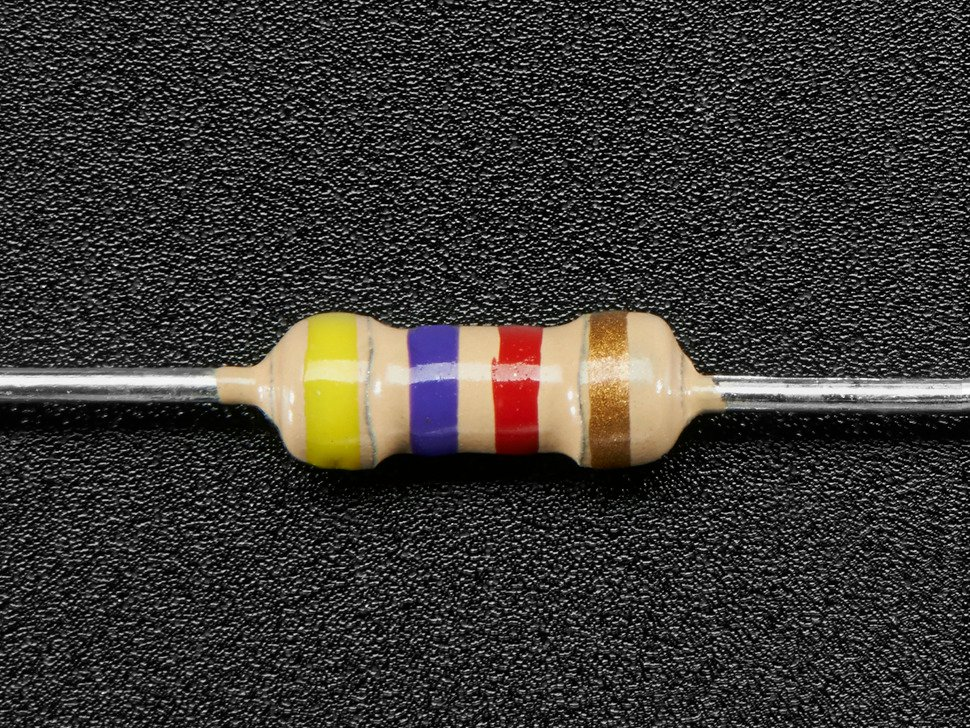
#> input picture res3.jpg, 970 x 728 px
$ jupyter execute --allow-errors 'Resistor Classifier v3 - SVM Color Classifier.ipynb'   (shell and % lines are left out)
#> lines starting #> are read from the running program, lines starting #| are printed output that depends on the picture
## Setup

[cell 1]
import cv2
import numpy as np
from matplotlib import pyplot as plt
import math

## Preprocessing

[cell 2]
img = cv2.imread("res3.jpg")
#> img is the input picture: shape (728, 970, 3); mean B, G, R 52.3, 55.6, 58.4
print(img.shape)
#| (728, 970, 3)

plt.figure(0)
plt.imshow(cv2.cvtColor(img, cv2.COLOR_BGR2RGB))

[cell 3]
# Grayscale
gray = cv2.imread("res.jpg", cv2.IMREAD_GRAYSCALE)
plt.figure(0)
#> (the rest of this cell did not finish here and is left out)

[cell 4]
# Mask
kernel = np.ones((5,5), np.uint8)
#> (the rest of this cell did not finish here and is left out)

#> (a cell that did not finish here is left out)

# Color Identification

## SVM Color Prediction

[cell 6]
from sklearn import svm

[cell 7]
colors = [([255, 0, 0], 'red'), ([255, 64, 0], 'red'), ([255, 0, 64], 'red'), ([210, 45, 45], 'red'), ([255, 102, 102], 'red'), ([250, 114, 144], 'red'), ([246, 91, 103], 'red'), ([246, 40, 103], 'red'), ([182, 14, 17], 'red'), ([164, 35, 3], 'red'),
          ([255, 128, 0], 'orange'), ([250, 100, 0], 'orange'), ([245, 142, 35], 'orange'), ([245, 105, 35], 'orange'), ([245, 144, 35], 'orange'), ([224, 98, 29], 'orange'), ([212, 126, 68], 'orange'), ([217, 116, 57], 'orange'), ([220, 104, 42], 'orange'), ([223, 96, 29], 'orange'), ([226, 93, 23], 'orange'), ([224, 94, 23], 'orange'), ([224, 99, 30], 'orange'), ([223, 101, 33], 'orange'), ([221, 110, 44], 'orange'), ([215, 121, 57], 'orange'),
          ([255, 255, 0], 'yellow'), ([250, 250, 0], 'yellow'), ([250, 254, 144], 'yellow'), ([250, 254, 98], 'yellow'), ([216, 196, 104], 'yellow'), ([216, 198, 93], 'yellow'), ([216, 202, 76], 'yellow'), ([215, 203, 61], 'yellow'), ([217, 206, 66], 'yellow'), ([219, 210, 64], 'yellow'), ([220, 213, 73], 'yellow'), ([223, 215, 72], 'yellow'),
          ([0, 255, 0], 'green'), ([128, 255, 0], 'green'), ([64, 255, 0], 'green'), ([0, 255, 64], 'green'), ([0, 255, 128], 'green'), ([0, 102, 0], 'green'), ([130, 254, 98], 'green'), ([64, 254, 98], 'green'), ([64, 201, 98], 'green'), ([64, 201, 42], 'green'), ([119, 141, 47], 'green'), ([152, 146, 66], 'green'), ([89, 139, 35], 'green'), ([70, 140, 31], 'green'), ([63, 141, 30], 'green'), ([76, 149, 35], 'green'),
          ([0, 0, 255], 'blue'), ([0, 255, 255], 'blue'), ([0, 191, 255], 'blue'), ([0, 128, 255], 'blue'), ([0, 64, 255], 'blue'), ([64, 0, 255], 'blue'), ([75, 96, 116], 'blue'), ([53, 87, 120], 'blue'), ([35, 81, 124], 'blue'), ([36, 80, 126], 'blue'), ([35, 81, 126], 'blue'), ([41, 87, 130], 'blue'), ([43, 90, 131], 'blue'), ([37, 85, 128], 'blue'),
          ([191, 0, 255], 'violet'), ([255, 0, 255], 'violet'), ([255, 0, 191], 'violet'), ([77, 0, 57], 'violet'), ([250, 114, 185], 'violet'), ([250, 114, 234], 'violet'), ([250, 143, 234], 'violet'), ([182, 76, 127], 'violet'),
          ([153, 102, 0], 'brown'), ([128, 85, 0], 'brown'), ([102, 68, 0], 'brown'),
          ([179, 134, 0], 'beige'), ([211, 160, 102], 'beige'), ([211, 186, 102], 'beige'), ([224, 160, 102], 'beige'), ([197, 160, 102], 'beige'), ([206, 177, 117], 'beige'), ([206, 177, 144], 'beige'), ([250, 192, 144], 'beige'), ([215, 180, 143], 'beige'), ([212, 175, 136], 'beige'), ([211, 170, 130], 'beige'), ([207, 167, 123], 'beige'), ([205, 162, 115], 'beige'), ([201, 157, 107], 'beige'), ([188, 157, 97], 'beige'), ([168, 155, 83], 'beige'), ([119, 108, 88], 'beige'), ([114, 102, 82], 'beige'), ([124, 112, 91], 'beige'), ([131, 119, 98], 'beige'),
          ([0, 0, 0], 'black'), ([26, 26, 26], 'black'), ([51, 51, 51], 'black'),
          ([115, 115, 115], 'gray'), ([89, 89, 89], 'gray'), ([79, 79, 79], 'gray'), ([84, 84, 84], 'gray'), ([87, 87, 87], 'gray'), ([76, 76, 76], 'gray'), ([94, 94, 92], 'gray'),
          ([255, 255, 255], 'white'), ([240,240,240], 'white')
         ]

res = [[ i for i, j in colors ],
       [ j for i, j in colors ]]
X = res[0]
y = res[1]

#clf = svm.SVC(gamma=1e-6)

#found this configuration to work best -- it's possible there's a better one, but this actually worked so I'm rollin w/ it
clf = svm.SVC(C=100, gamma=1e-6)
#clf = svm.LinearSVC()
clf.fit(X, y)
clf.predict([[37, 80, 126]])

[cell 8]
# Extract horizontal slice from picture
copy = img
sliceValue = 330
sliceWidth = 80

copy = copy[sliceValue: sliceValue+sliceWidth, :,:]
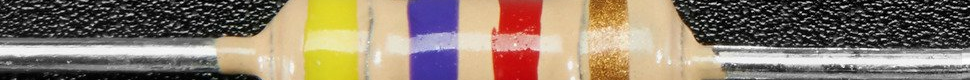
#> copy: shape (80, 970, 3); mean B, G, R 109.1, 125.2, 140.8
copy = cv2.cvtColor(copy, cv2.COLOR_BGR2RGB)

plt.figure(0)
plt.imshow(copy)

## Introducing column averaging

[cell 9]
from typing import List
def columnsAvg(img: List[List[List[np.uint8]]]) -> List[List[np.uint8]]:
    image = cv2.rotate(img, cv2.ROTATE_90_CLOCKWISE)
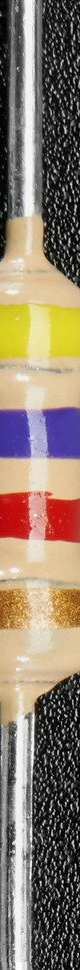
#> image: shape (970, 80, 3); mean R, G, B 140.8, 125.2, 109.1
    columns = []
    #now take mean across rows (originally columns)
    for col in image:
        avgs = np.array([np.mean(col[:,0]), np.mean(col[:,1]), np.mean(col[:,2])], dtype=np.uint8)
        columns.append(avgs)
#> this loop made 970 passes
#> avgs on passes 1 to 3: [79, 79, 79], [82, 82, 82], [84, 84, 84]
#> after the loop, columns = 970 items, first 6: [79, 79, 79], [82, 82, 82], [84, 84, 84], [87, 87, 87], [88, 88, 88], [85, 85, 85]
    return np.array(columns)

colAvg = columnsAvg(copy)
#> colAvg = 970 rows, first 8: [79, 79, 79], [82, 82, 82], [84, 84, 84], [87, 87, 87], [88, 88, 88], [85, 85, 85], [83, 83, 83], [83, 83, 83]
predictions = clf.predict(colAvg)
"""for i, p in enumerate(predictions):
    print("{}:\t{}".format(i, p))"""

#plotting figures
fig = plt.figure()
plt.subplots(1, 2, figsize=(15,15), dpi=400)
plt.subplot(1, 2, 1, title="Original")
plt.imshow(copy)

plt.subplot(1, 2, 2, title="Image Column Mean")
plt.imshow([colAvg]*500)
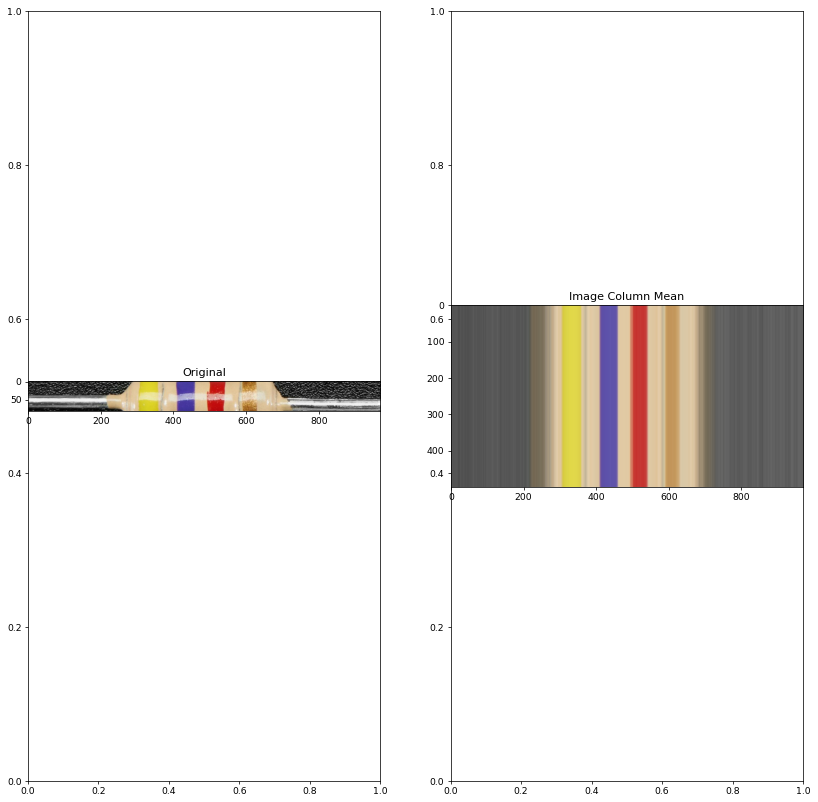
#> figure drawn by matplotlib, 2 panels

[cell 10]
# Color identification
line = colAvg
#> line has the same summary as colAvg
print(line.shape)
#| (970, 3)

foundColorsSet = set()
foundColorsArray = []


i = 0
batchSize = 1
regionSize = 10
startFlag = False
increment = 1

allColors = clf.predict(line)

while(i + regionSize < len(allColors)):
    # Get current pixel color
    color = allColors[i]

    # Check consistent color sequence of region size
    for x in range(i, i + regionSize):
        c = allColors[x]

        if(color != c):
            color = None
            break

    print(i, color)

    # If inconsistent color, then move on
    if(color is None):
        i += increment
        continue

    if(color == 'beige'):
        startFlag = True

    #change: if hit beige, reset color set since we can hit same color band

    if(startFlag and color != 'white' and color != 'beige'):
        if(color not in foundColorsSet):
            foundColorsSet.add(color)
            foundColorsArray.append(color)
    i += increment
#> this loop made 960 passes
#| 0 gray
#| 1 gray
#| 2 gray
#| 3 gray
#| 4 gray
#| 5 gray
#| 6 gray
#| 7 gray
#> (further printed lines are left out)
#> after the loop, foundColorsArray = ['yellow', 'blue', 'red', 'gray']; foundColorsSet = 4 items; i = 960


print("Colors found:\t", foundColorsArray)
#| Colors found:	 ['yellow', 'blue', 'red', 'gray']

## Calculate Resistance

[cell 11]
colorValues = {
    'black': 0,
    'brown': 1,
    'red': 2,
    'orange': 3,
    'yellow': 4,
    'green': 5,
    'blue': 6,
    'purple': 7,
    'gray': 8,
    'white': 9
}

print(foundColorsArray)
#| ['yellow', 'blue', 'red', 'gray']

values = [colorValues[c] for c in foundColorsArray]
#> values = [4, 6, 2, 8]
print(values)
#| [4, 6, 2, 8]

$ run again, with res2.jpg copied over res3.jpg
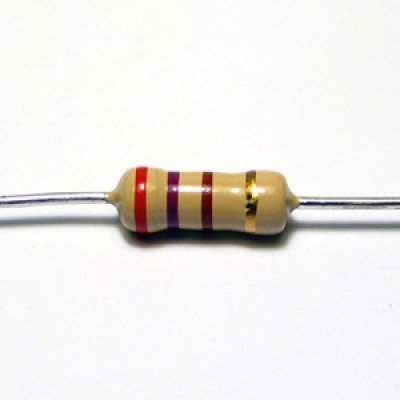
#> input picture res2.jpg, 400 x 400 px
#> img is the input picture: shape (400, 400, 3); mean B, G, R 232.3, 234.9, 237.4
#| (400, 400, 3)
#> in columnsAvg, `image = cv2.rotate(img, cv2.ROTATE_90_CLOCKWISE)`:
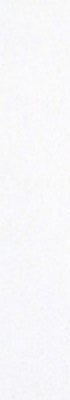
#> image: shape (400, 70, 3); mean R, G, B 247.9, 247.6, 250
#> the loop in columnsAvg, `for col in image:` made 400 passes
#> avgs on passes 1 to 3: [247, 247, 247], [247, 247, 247], [246, 247, 247]
#> after the loop in columnsAvg, `for col in image:`: columns = 400 items, first 6: [247, 247, 247], [247, 247, 247], [246, 247, 247], [246, 247, 247], [247, 247, 247], [247, 248, 248]
#> colAvg = 400 rows, first 8: [247, 247, 247], [247, 247, 247], [246, 247, 247], [246, 247, 247], [247, 247, 247], [247, 248, 248], [248, 248, 248], [248, 248, 248]
#> `[cell 9] from typing import List def columnsAvg(img: List[List[List[np..`:
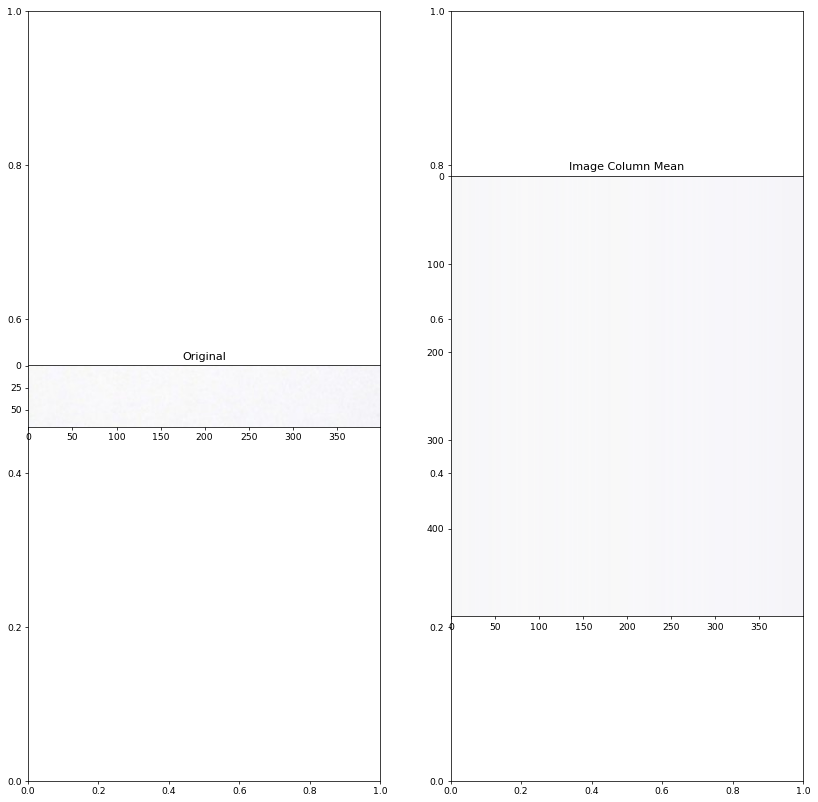
#> figure drawn by matplotlib, 2 panels
#> line has the same summary as colAvg
#| (400, 3)
#> the loop `while(i + regionSize < len(allColors)):` made 390 passes
#| 0 white
#| 1 white
#| 2 white
#| 3 white
#| 4 white
#> (further printed lines are left out)
#> after the loop `while(i + regionSize < len(allColors)):`: foundColorsArray = []; foundColorsSet = 0 items; i = 390
#| Colors found:	 []
#> values = []
